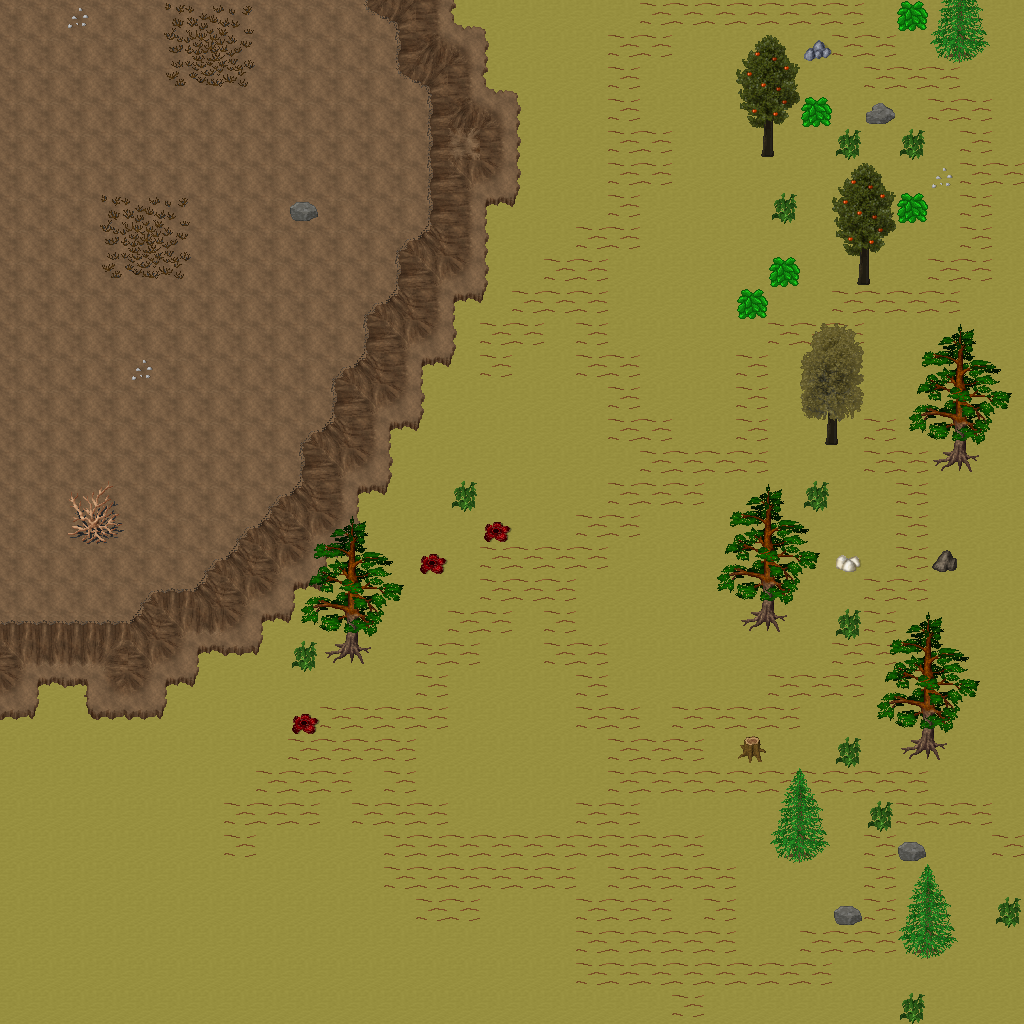

A 2D game scene composited from a Tiled map and its tileset images. What follows is a short description and the map's XML, with each tile layer's data collapsed to a summary:
An orthogonal 32x32 tile map with 32x32 px tiles, 5 tile layers (Ground, Objects, Objects2, Above, ...), 1 hidden layer not drawn, 47 tilesets.

<map version="1.10" tiledversion="1.11.0" orientation="orthogonal" renderorder="right-down" width="32" height="32" tilewidth="32" tileheight="32" infinite="0" nextlayerid="11" nextobjectid="1">
 <tileset firstgid="1" name="ground_ground" tilewidth="32" tileheight="32" tilecount="33" columns="3">
  <image source="../drawable/ground_ground.png" width="96" height="352" />
 </tileset>
 <tileset firstgid="34" name="ground_ice_ice" tilewidth="32" tileheight="32" tilecount="3" columns="3">
  <image source="../drawable/ground_ice_ice.png" width="96" height="32" />
 </tileset>
 <tileset firstgid="37" name="ground_earth_edges" tilewidth="32" tileheight="32" tilecount="18" columns="6">
  <image source="../drawable/ground_earth_edges.png" width="192" height="96" />
 </tileset>
 <tileset firstgid="55" name="ground_rock_pebbles" tilewidth="32" tileheight="32" tilecount="3" columns="1">
  <image source="../drawable/ground_rock_pebbles.png" width="32" height="96" />
 </tileset>
 <tileset firstgid="58" name="item_corpse_huge_animal" tilewidth="32" tileheight="32" tilecount="16" columns="2">
  <image source="../drawable/item_corpse_huge_animal.png" width="64" height="256" />
 </tileset>
 <tileset firstgid="74" name="plant_flower_daisy_white" tilewidth="32" tileheight="32" tilecount="8" columns="2">
  <image source="../drawable/plant_flower_daisy_white.png" width="64" height="128" />
 </tileset>
 <tileset firstgid="82" name="ground_ridge_earth_dark" tilewidth="32" tileheight="32" tilecount="96" columns="12">
  <image source="../drawable/ground_ridge_earth_dark.png" width="384" height="256" />
 </tileset>
 <tileset firstgid="178" name="ground_grass_edges" tilewidth="32" tileheight="32" tilecount="36" columns="12">
  <image source="../drawable/ground_grass_edges.png" width="384" height="96" />
 </tileset>
 <tileset firstgid="214" name="ground_ridge_ice_2" tilewidth="32" tileheight="32" tilecount="42" columns="7">
  <image source="../drawable/ground_ridge_ice_2.png" width="224" height="192" />
 </tileset>
 <tileset firstgid="256" name="ground_ice_glacier" tilewidth="32" tileheight="32" tilecount="1" columns="1">
  <image source="../drawable/ground_ice_glacier.png" width="32" height="32" />
 </tileset>
 <tileset firstgid="257" name="ground_ice_edges" tilewidth="32" tileheight="32" tilecount="9" columns="3">
  <image source="../drawable/ground_ice_edges.png" width="96" height="96" />
 </tileset>
 <tileset firstgid="266" name="plant_bush_large_brown" tilewidth="32" tileheight="32" tilecount="9" columns="3">
  <image source="../drawable/plant_bush_large_brown.png" width="96" height="96" />
 </tileset>
 <tileset firstgid="275" name="ground_ridge_ice" tilewidth="32" tileheight="32" tilecount="42" columns="7">
  <image source="../drawable/ground_ridge_ice.png" width="224" height="192" />
 </tileset>
 <tileset firstgid="317" name="plant_bush_various_small" tilewidth="32" tileheight="32" tilecount="9" columns="3">
  <image source="../drawable/plant_bush_various_small.png" width="96" height="96" />
 </tileset>
 <tileset firstgid="326" name="ground_rock_rocks_2" tilewidth="32" tileheight="32" tilecount="4" columns="2">
  <image source="../drawable/ground_rock_rocks_2.png" width="64" height="64" />
 </tileset>
 <tileset firstgid="330" name="building_decoration_blue_circle" tilewidth="32" tileheight="32" tilecount="4" columns="2">
  <image source="../drawable/building_decoration_blue_circle.png" width="64" height="64" />
 </tileset>
 <tileset firstgid="334" name="item_statue_cross" tilewidth="32" tileheight="32" tilecount="1" columns="1">
  <image source="../drawable/item_statue_cross.png" width="32" height="32" />
 </tileset>
 <tileset firstgid="335" name="ground_rock_green_crystal" tilewidth="32" tileheight="32" tilecount="9" columns="3">
  <image source="../drawable/ground_rock_green_crystal.png" width="96" height="96" />
 </tileset>
 <tileset firstgid="344" name="furniture_light_iron_lamp" tilewidth="32" tileheight="32" tilecount="3" columns="1">
  <image source="../drawable/furniture_light_iron_lamp.png" width="32" height="96" />
 </tileset>
 <tileset firstgid="347" name="item_statue_metal_and_stone" tilewidth="32" tileheight="32" tilecount="6" columns="3">
  <image source="../drawable/item_statue_metal_and_stone.png" width="96" height="64" />
 </tileset>
 <tileset firstgid="353" name="ground_ladder_horizontal_pale" tilewidth="32" tileheight="32" tilecount="3" columns="1">
  <image source="../drawable/ground_ladder_horizontal_pale.png" width="32" height="96" />
 </tileset>
 <tileset firstgid="356" name="plant_bush_bushes" tilewidth="32" tileheight="32" tilecount="10" columns="5">
  <image source="../drawable/plant_bush_bushes.png" width="160" height="64" />
 </tileset>
 <tileset firstgid="366" name="item_blood_floor_stain" tilewidth="32" tileheight="32" tilecount="1" columns="1">
  <image source="../drawable/item_blood_floor_stain.png" width="32" height="32" />
 </tileset>
 <tileset firstgid="367" name="item_corpse_skull_dark" tilewidth="32" tileheight="32" tilecount="2" columns="2">
  <image source="../drawable/item_corpse_skull_dark.png" width="64" height="32" />
 </tileset>
 <tileset firstgid="369" name="furniture_light_flames" tilewidth="32" tileheight="32" tilecount="6" columns="6">
  <image source="../drawable/furniture_light_flames.png" width="192" height="32" />
 </tileset>
 <tileset firstgid="375" name="logic_creature_human" tilewidth="32" tileheight="32" tilecount="5" columns="5">
  <image source="../drawable/logic_creature_human.png" width="160" height="32" />
 </tileset>
 <tileset firstgid="380" name="logic_creature_elemental" tilewidth="32" tileheight="32" tilecount="16" columns="8">
  <image source="../drawable/logic_creature_elemental.png" width="256" height="64" />
 </tileset>
 <tileset firstgid="396" name="logic_collision" tilewidth="32" tileheight="32" tilecount="1" columns="1">
  <image source="../drawable/logic_collision.png" width="32" height="32" />
 </tileset>
 <tileset firstgid="397" name="logic_creature_giant_human" tilewidth="32" tileheight="32" tilecount="16" columns="8">
  <image source="../drawable/logic_creature_giant_human.png" width="256" height="64" />
 </tileset>
 <tileset firstgid="413" name="plant_tree_taller_trees" tilewidth="32" tileheight="32" tilecount="32" columns="8">
  <image source="../drawable/plant_tree_taller_trees.png" width="256" height="128" />
 </tileset>
 <tileset firstgid="445" name="plant_tree_spruce" tilewidth="32" tileheight="32" tilecount="6" columns="2">
  <image source="../drawable/plant_tree_spruce.png" width="64" height="96" />
 </tileset>
 <tileset firstgid="451" name="plant_bush_bush_mult_colored" tilewidth="32" tileheight="32" tilecount="6" columns="3">
  <image source="../drawable/plant_bush_bush_mult_colored.png" width="96" height="64" />
 </tileset>
 <tileset firstgid="457" name="ground_ice_icehole" tilewidth="32" tileheight="32" tilecount="1" columns="1">
  <image source="../drawable/ground_ice_icehole.png" width="32" height="32" />
 </tileset>
 <tileset firstgid="458" name="logic_portal" tilewidth="32" tileheight="32" tilecount="24" columns="8">
  <image source="../drawable/logic_portal.png" width="256" height="96" />
 </tileset>
 <tileset firstgid="482" name="building_wall_int_clay" tilewidth="32" tileheight="32" tilecount="100" columns="10">
  <image source="../drawable/building_wall_int_clay.png" width="320" height="320" />
 </tileset>
 <tileset firstgid="582" name="plant_tree_pine_tree" tilewidth="32" tileheight="32" tilecount="20" columns="4">
  <image source="../drawable/plant_tree_pine_tree.png" width="128" height="160" />
 </tileset>
 <tileset firstgid="602" name="plant_tree_pine_tree_1" tilewidth="32" tileheight="32" tilecount="20" columns="4">
  <image source="../drawable/plant_tree_pine_tree_1.png" width="128" height="160" />
 </tileset>
 <tileset firstgid="622" name="plant_stump_hollow_logs" tilewidth="32" tileheight="32" tilecount="6" columns="3">
  <image source="../drawable/plant_stump_hollow_logs.png" width="96" height="64" />
 </tileset>
 <tileset firstgid="628" name="plant_stump_small_stump" tilewidth="32" tileheight="32" tilecount="4" columns="2">
  <image source="../drawable/plant_stump_small_stump.png" width="64" height="64" />
 </tileset>
 <tileset firstgid="632" name="plant_stump_stump_snow1" tilewidth="32" tileheight="32" tilecount="2" columns="2">
  <image source="../drawable/plant_stump_stump_snow1.png" width="64" height="32" />
 </tileset>
 <tileset firstgid="634" name="plant_stump_stump_snow" tilewidth="32" tileheight="32" tilecount="2" columns="2">
  <image source="../drawable/plant_stump_stump_snow.png" width="64" height="32" />
 </tileset>
 <tileset firstgid="636" name="building_decoration_rocks" tilewidth="32" tileheight="32" tilecount="6" columns="3">
  <image source="../drawable/building_decoration_rocks.png" width="96" height="64" />
 </tileset>
 <tileset firstgid="642" name="ground_rock_rocks" tilewidth="32" tileheight="32" tilecount="4" columns="2">
  <image source="../drawable/ground_rock_rocks.png" width="64" height="64" />
 </tileset>
 <tileset firstgid="646" name="plant_tree_snow_on_pine" tilewidth="32" tileheight="32" tilecount="20" columns="4">
  <image source="../drawable/plant_tree_snow_on_pine.png" width="128" height="160" />
 </tileset>
 <tileset firstgid="666" name="light_dim_light_5x5" tilewidth="32" tileheight="32" tilecount="25" columns="5">
  <image source="../drawable/light_dim_light_5x5.png" width="160" height="160" />
 </tileset>
 <tileset firstgid="691" name="logic_creature_fowl" tilewidth="32" tileheight="32" tilecount="6" columns="6">
  <image source="../drawable/logic_creature_fowl.png" width="192" height="32" />
 </tileset>
 <tileset firstgid="697" name="logic_creature_animal" tilewidth="32" tileheight="32" tilecount="32" columns="8">
  <image source="../drawable/logic_creature_animal.png" width="256" height="128" />
 </tileset>
 <layer id="1" name="Ground" width="32" height="32">
  <data>[1024 cells, 1024 non-empty, 2 distinct tile ids]</data>
 </layer>
 <layer id="2" name="Objects" width="32" height="32">
  <data>[1024 cells, 375 non-empty, 54 distinct tile ids]</data>
 </layer>
 <layer id="3" name="Objects2" width="32" height="32">
  <data>[1024 cells, 0 non-empty, 0 distinct tile ids]</data>
 </layer>
 <layer id="4" name="Above" width="32" height="32">
  <data>[1024 cells, 102 non-empty, 36 distinct tile ids]</data>
 </layer>
 <layer id="5" name="Above2" width="32" height="32">
  <data>[1024 cells, 0 non-empty, 0 distinct tile ids]</data>
 </layer>
 <layer id="6" name="Walkable" width="32" height="32" visible="0">
  <data>[1024 cells, 116 non-empty, 1 distinct tile ids]</data>
 </layer>
 <objectgroup id="7" name="Mapevents" />
 <objectgroup id="8" name="Spawn" />
 <objectgroup id="9" name="Keys" />
 <objectgroup id="10" name="Replace" />
</map>
